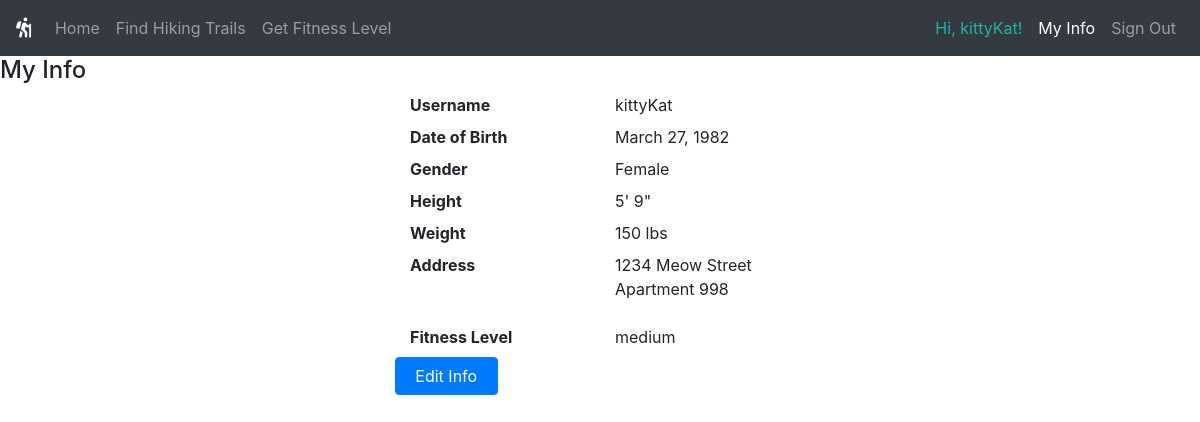
Before: /display_info (signed in) with the older database file.
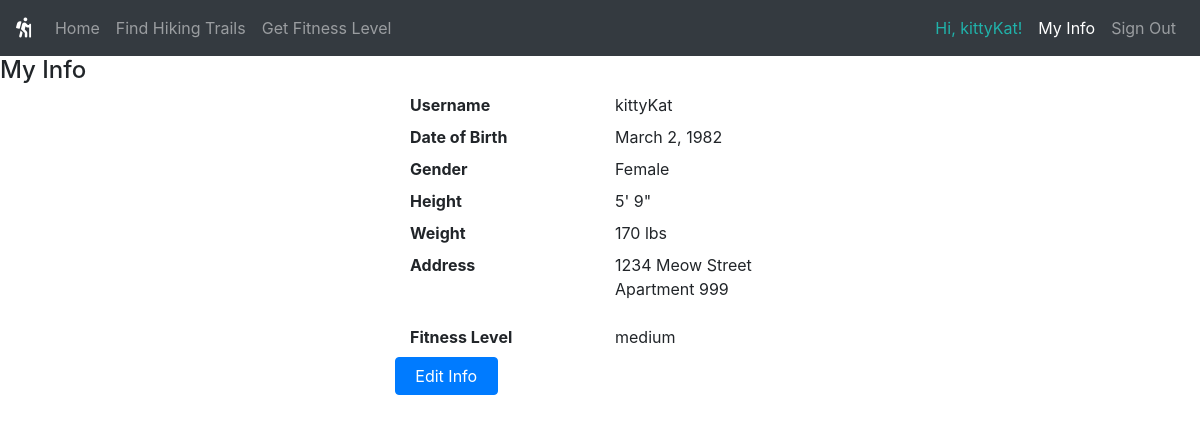
After: the same page with the newer database file.
### database_structures.py (models this page shows, shortened)
class User(UserMixin, db.Model):
    id = db.Column(db.Integer, primary_key=True)
    username = db.Column(db.String(64), index=True, unique=True)
    date_of_birth = db.Column(db.Date)
    gender = db.Column(db.String(1))
    height = db.Column(db.Integer)
    weight = db.Column(db.Integer)
    address = db.Column(db.String(64))
    address2 = db.Column(db.String(64))
    fitness_level = db.Column(db.Integer)
    password_hash = db.Column(db.String(128))

### app.py (the view)
@app.route('/display_info', methods=["GET"])
def display_info():
    logged_in = False
    if request.method == 'GET':             # render the user's info
        if current_user.is_authenticated:
            logged_in = True
            curr_user = db.session.query(User).filter_by(username=current_user.username).first()
            if curr_user.date_of_birth is not None:
                year = curr_user.date_of_birth.year
                month = calendar.month_name[curr_user.date_of_birth.month]
                day = curr_user.date_of_birth.day
            else:
                year = ""
                month = ""
                day = ""
            if curr_user.gender == "m":
                gender = "Male"
            elif curr_user.gender == "f":
                gender = "Female"
            else:
                gender = ""
            if curr_user.height is not None:
                total_inches = curr_user.height
                feet = total_inches // 12
                inches = total_inches % 12
                height = str(feet) + "\' " + str(inches) + "\""
            else:
                height = ""
            if curr_user.weight is not None:
                weight = str(curr_user.weight)
            else:
                weight = ""
            if curr_user.address is not None:
                address = curr_user.address
            else:
                address = ""
            if curr_user.address2 is not None:
                address2 = curr_user.address2
            else:
                address2 = ""
            level = curr_user.fitness_level
            user_fitness = ""
            if level == 1:
                user_fitness = "low"
            elif level == 2:
                user_fitness = "medium"
            elif level == 3:
                user_fitness = "high"
            elif level == 4:
                user_fitness = "very high"
            return render_template('display_info.html', title="My Info", active={'my_info':True}, username=curr_user.username,
                                    month=month, day=day, year=year, gender=gender, height=height, weight=weight,
                                    address=address, address2=address2, user_fitness=user_fitness,logged_in=logged_in)
        return render_template('display_info.html', title="My Info", active={'my_info':True},logged_in=logged_in)

### app.py (called while the page is built)
@login.user_loader
def load_user(id):
    return User.query.get(int(id))

### templates/display_info.html (shortened to what this page needs)
{% extends "layout.html" %}
{% block content %}
{% if logged_in %}
  <h4>My Info</h4>
  <dl class="row">
    <dd class="col-sm-4"></dd>
    <dt class="col-sm-2">Username</dt>
    <dd class="col-sm-2">{{username}}</dd>
    <dd class="col-sm-4"></dd>
    <dd class="col-sm-4"></dd>
    <dt class="col-sm-2">Date of Birth</dt>
    {% if month %}
    <dd class="col-sm-2">{{month}} {{day}}, {{year}}</dd>
    {% else %}
    <dd class="col-sm-2"></dd>
    {% endif %}
    <dd class="col-sm-4"></dd>
    <dd class="col-sm-4"></dd>
    <dt class="col-sm-2">Gender</dt>
    <dd class="col-sm-2">{{gender}}</dd>
    <dd class="col-sm-4"></dd>
    <dd class="col-sm-4"></dd>
    <dt class="col-sm-2">Height</dt>
    <dd class="col-sm-2">{{height}}</dd>
    <dd class="col-sm-4"></dd>
    <dd class="col-sm-4"></dd>
    <dt class="col-sm-2">Weight</dt>
    {% if weight %}
    <dd class="col-sm-2">{{weight}} lbs</dd>
    {% else %}
    <dd class="col-sm-2"></dd>
    {% endif %}
    <dd class="col-sm-4"></dd>
    <dd class="col-sm-4"></dd>
    <dt class="col-sm-2">Address</dt>
    <dd class="col-sm-2">
      <p>{{address}}<br>
        {% if address2 %}
        {{address2}}<br>
        {% endif %}
      </p>
    </dd>
    <dd class="col-sm-4"></dd>
    <dd class="col-sm-4"></dd>
    <dt class="col-sm-2">Fitness Level</dt>
    <dd class="col-sm-2" data-toggle="tooltip" data-placement="right" title="Fitness level is based on the average number of hours per week you are physically active, in order to get a base level. This level is then adjusted based on your intensity when hiking and the average length of each hike.">{{user_fitness}}</dd>
    <dd class="col-sm-4"></dd>
    <dd class="col-sm-4"></dd>
    <button type="submit" onclick="window.location='/my_info'" class="btn btn-primary col-sm-1" data-toggle="tooltip" data-placement="right" title="Edit your info to get trails personalized based on your location and physical fitness level.">Edit Info</button>
    <dd class="col-sm-7"></dd>
  </dl>
{% endif %}
{% endblock content %}

### templates/layout.html (shortened to what this page needs)
<!DOCTYPE html>
<html lang="en">
<head>
  <link rel="stylesheet" href="https://stackpath.bootstrapcdn.com/bootstrap/4.5.2/css/bootstrap.min.css">
	<link rel="stylesheet" href="https://use.fontawesome.com/releases/v5.3.1/css/all.css">
  <link rel="stylesheet" href="{{ url_for('static', filename='css/styles.css') }}">
</head>
<body>
  <div class="nav-container">
  <nav class="navbar navbar-expand-lg navbar-dark bg-dark">
    <a class="navbar-brand" href="/"><i class="fas fa-hiking"></i></a>
    <div class="collapse navbar-collapse" id="navbarToggler">
      <ul class="navbar-nav mr-auto">
        <li class="nav-item">
          <a class="nav-link {% if active.index %}active{% endif %}" href="/">Home</i></a>
        </li>
        <li class="nav-item">
          <a class="nav-link {% if active.find_trails %}active{% endif %}" href="/find_trails">Find Hiking Trails</a>
        </li>
        <li class="nav-item">
          <a class="nav-link {% if active.fitness_values %}active{% endif %}" href="/fitness_values">Get Fitness Level</a>
        </li>
      </ul>
      <ul class="navbar-nav ml-auto">
        {% if current_user.is_anonymous %}
        {% else %}
        <li class="nav-item">
          <span class="nav-link" style="color: lightseagreen;">Hi, {{ current_user.username }}!</span>
        </li>
         {% endif %}
        <li class="nav-item">
          <a class="nav-link {% if active.my_info %}active{% endif %}" href="/display_info">My Info</a>
        </li>
        <li class="nav-item">
          {% if current_user.is_anonymous %}
          <a class="nav-link {% if active.signin %}active{% endif %}" href="/signin">Sign In</a>
          {% else %}
          <a class="nav-link {% if active.signin %}active{% endif %}" href="{{ url_for('signout') }}">Sign Out</a>
          {% endif %}
        </li>
      </ul>
    </div>
  </nav>
  </div>
    {% block content %}{% endblock %}
</body>
</html>

Changed rows visible on the page:
changed User "kittyKat": address2 "Apartment 998" → "Apartment 999"
Other visible differences:
{{ day }}: "27" → "2"
{{ weight }}: "150" → "170"
